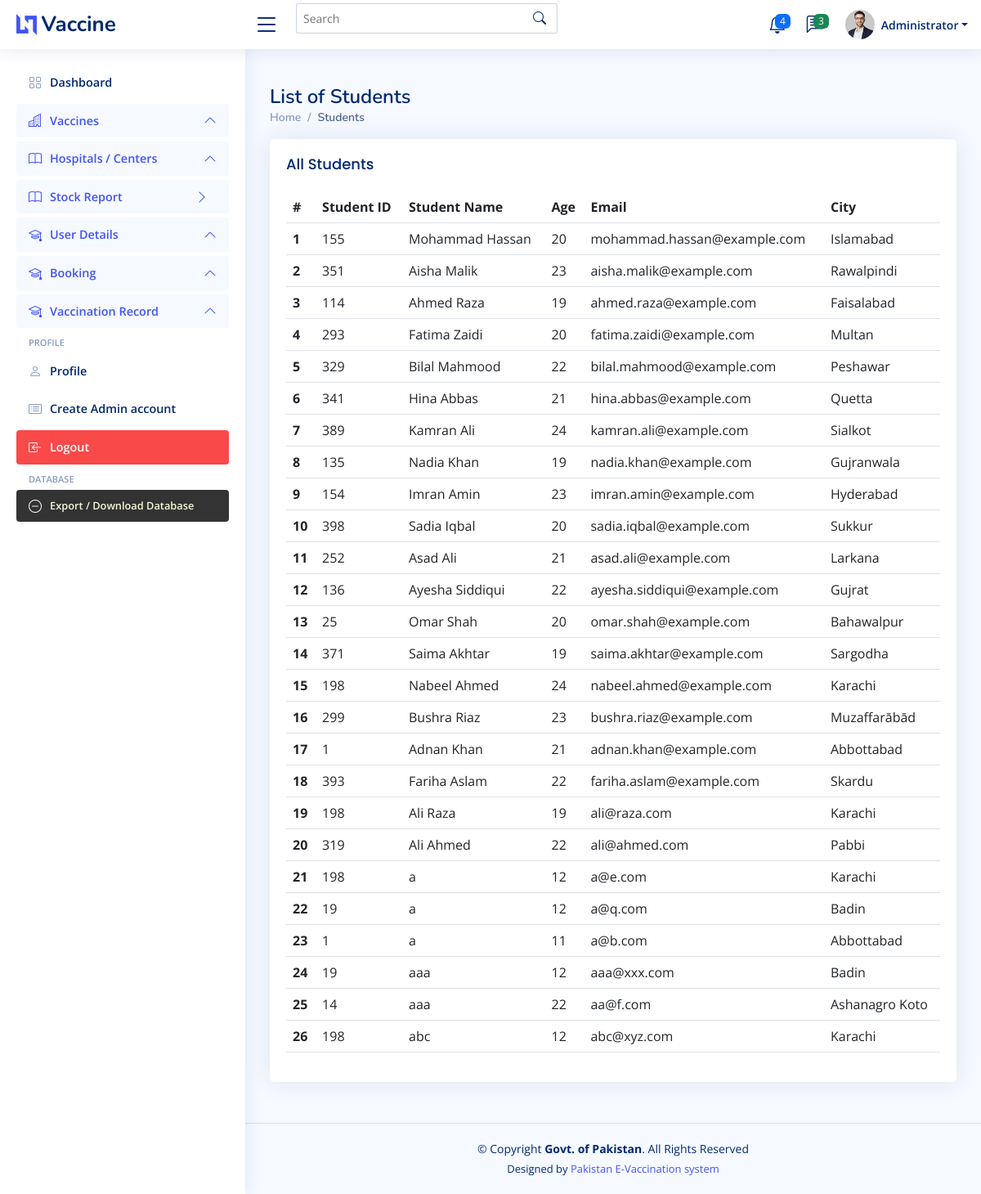
The page /admin/students.php on the database its author committed.
### tables this page shows
CREATE TABLE `users` (
  `id` int(11) NOT NULL,
  `name` varchar(50) NOT NULL,
  `age` int(11) NOT NULL,
  `email` varchar(100) NOT NULL,
  `city_id` int(11) NOT NULL,
  `type` varchar(20) NOT NULL
);

CREATE TABLE `cities` (
  `id` int(11) NOT NULL,
  `city_name` varchar(30) NOT NULL,
  `lat` decimal(10,0) NOT NULL,
  `lng` decimal(10,0) NOT NULL
);

### admin/students.php (the view)
<?php
include('admin_includes/header.inc.php');
$showstudents_sql = "SELECT * FROM `users` JOIN `cities` ON users.city_id = cities.id WHERE users.type = 'student'";
$rows = mysqli_query($conn, $showstudents_sql);
?>
<main id="main" class="main">
  <div class="pagetitle">
    <h1>List of Students</h1>
    <nav>
      <ol class="breadcrumb">
        <li class="breadcrumb-item"><a href="index.php">Home</a></li>
        <li class="breadcrumb-item active">Students</li>
      </ol>
    </nav>
  </div>
  <section class="section">
    <div class="row">
      <div class="col-lg-12">
        <div class="card">
          <div class="card-body">
            <h5 class="card-title">All Students</h5>
            <table class="table datatable">
              <thead>
                <tr>
                  <th scope="col">#</th>
                  <th scope="col">Student ID</th>
                  <th scope="col">Student Name</th>
                  <th scope="col">Age</th>
                  <th scope="col">Email</th>
                  <th scope="col">City</th>
                </tr>
              </thead>
              <tbody>
                <?php
                $srno = 1;
                foreach ($rows as $student) {
                  ?>
                  <tr>
                    <th scope="row">
                      <?php echo $srno; ?>
                    </th>
                    <td>
                      <?php echo $student['id']; ?>
                    </td>
                    <td>
                      <?php echo $student['name']; ?>
                    </td>
                    <td>
                      <?php echo $student['age']; ?>
                    </td>
                    <td>
                      <?php echo $student['email']; ?>
                    </td>
                    <td>
                      <?php echo $student['city_name']; ?>
                    </td>
                  </tr>
                  <?php
                  $srno++;
                }
                ?>
              </tbody>
            </table>
          </div>
        </div>
      </div>
    </div>
  </section>
</main>
<?php
include('admin_includes/footer.inc.php');
?>

### admin/admin_includes/connection.inc.php (shortened to what this page needs)
<?php
$hostname = "localhost";
$username = "root";
$password = "";
$database = "vacc_db";
$conn = mysqli_connect($hostname, $username, $password, $database);
if ($conn) {
    echo ("$database connected successfully");
}

### admin/admin_includes/header.inc.php (shortened to what this page needs)
<?php
require('connection.inc.php');
 ?>
<!DOCTYPE html>
<html lang="en">
<head>
  <link href="assets/vendor/bootstrap/css/bootstrap.min.css" rel="stylesheet" />
  <link href="assets/vendor/bootstrap-icons/bootstrap-icons.css" rel="stylesheet" />
  <link href="assets/vendor/boxicons/css/boxicons.min.css" rel="stylesheet" />
  <link href="assets/vendor/quill/quill.snow.css" rel="stylesheet" />
  <link href="assets/vendor/quill/quill.bubble.css" rel="stylesheet" />
  <link href="assets/vendor/remixicon/remixicon.css" rel="stylesheet" />
  <link href="assets/vendor/simple-datatables/style.css" rel="stylesheet" />
  <link href="assets/css/style.css" rel="stylesheet" />
</head>
<body>
  <header id="header" class="header fixed-top d-flex align-items-center">
    <div class="d-flex align-items-center justify-content-between">
      <a href="index.php" class="logo d-flex align-items-center">
        <img src="assets/img/logo.png" alt="" />
        <span class="d-none d-lg-block">Vaccine</span>
      </a>
      <i class="bi bi-list toggle-sidebar-btn"></i>
    </div>
    <div class="search-bar">
      <form class="search-form d-flex align-items-center" method="POST" action="#">
        <input type="text" name="query" placeholder="Search" title="Enter search keyword" />
        <button type="submit" title="Search">
          <i class="bi bi-search"></i>
        </button>
      </form>
    </div>
    <nav class="header-nav ms-auto">
      <ul class="d-flex align-items-center">
        <li class="nav-item dropdown">
          <a class="nav-link nav-icon" href="#" data-bs-toggle="dropdown">
            <span class="badge bg-primary badge-number">4</span> </a>
        </li>
        <li class="nav-item dropdown">
          <a class="nav-link nav-icon" href="#" data-bs-toggle="dropdown">
            <span class="badge bg-success badge-number">3</span> </a>
        </li>
        <li class="nav-item dropdown pe-3">
          <a class="nav-link nav-profile d-flex align-items-center pe-0" href="#" data-bs-toggle="dropdown">
            <img src="assets/img/profile-img.jpg" alt="Profile" class="rounded-circle" />
            <span class="d-none d-md-block dropdown-toggle ps-2">Administrator</span>
          </a>
        </li>
      </ul>
    </nav>
  </header>
  <aside id="sidebar" class="sidebar">
    <ul class="sidebar-nav" id="sidebar-nav">
      <li class="nav-item">
        <a class="nav-link collapsed" href="index.php">
          <i class="bi bi-grid"></i>
          <span>Dashboard</span>
        </a>
      </li>
      <li class="nav-item">
        <a class="nav-link" data-bs-target="#cities-nav" data-bs-toggle="collapse" href="#">
          <i class="bi bi-buildings"></i><span>Vaccines</span><i class="bi bi-chevron-down ms-auto"></i>
        </a>
      </li>
      <li class="nav-item">
        <a class="nav-link" data-bs-target="#teachers-nav" data-bs-toggle="collapse" href="#">
          <i class="bi bi-book"></i><span>Hospitals / Centers</span><i class="bi bi-chevron-down ms-auto"></i>
        </a>
      </li>
      <li class="nav-item">
        <a class="nav-link" href="stock_info.php">
          <i class="bi bi-book"></i><span>Stock Report</span><i class="bi bi-chevron-right ms-auto"></i>
        </a>
      </li>
      <li class="nav-item">
        <a class="nav-link" data-bs-target="#students-nav" data-bs-toggle="collapse" href="#">
          <i class="bi bi-mortarboard"></i><span>User Details</span><i class="bi bi-chevron-down ms-auto"></i>
        </a>
      </li>
      <li class="nav-item">
        <a class="nav-link" data-bs-target="#booking-nav" data-bs-toggle="collapse" href="#">
          <i class="bi bi-mortarboard"></i><span>Booking</span><i class="bi bi-chevron-down ms-auto"></i>
        </a>
      </li>
      <li class="nav-item">
        <a class="nav-link" data-bs-target="#record-nav" data-bs-toggle="collapse" href="#">
          <i class="bi bi-mortarboard"></i><span>Vaccination Record</span><i class="bi bi-chevron-down ms-auto"></i>
        </a>
      </li>
      <li class="nav-heading">Profile</li>
      <li class="nav-item">
        <a class="nav-link collapsed" href="users-profile.html">
          <i class="bi bi-person"></i>
          <span>Profile</span>
        </a>
      </li>
      <li class="nav-item">
        <a class="nav-link collapsed" href="pages-register.html">
          <i class="bi bi-card-list"></i>
          <span>Create Admin account</span>
        </a>
      </li>
      <li class="nav-item">
        <a class="nav-link collapsed text-light" style="background-color: rgba(248, 28, 28, 0.801)" href="logout.php">
          <i class="bi bi-box-arrow-in-left text-light"></i>
          <span>Logout</span>
        </a>
      </li>
      <li class="nav-heading">Database</li>
      <li class="nav-item">
        <a class="nav-link collapsed" style="background-color: #333; color: beige" href="admin_includes/exportdb.php">
          <i class="bi bi-dash-circle text-light"></i>
          <span style="font-size: 0.8rem">Export / Download Database</span>
        </a>
      </li>
    </ul>
  </aside>
</body>
</html>

### admin/admin_includes/footer.inc.php (shortened to what this page needs)
<footer id="footer" class="footer">
  <div class="copyright">
    &copy; Copyright <strong><span>Govt. of Pakistan</span></strong>. All Rights Reserved
  </div>
  <div class="credits">
    Designed by <a href="https://www.ahmeddrr.redcodeai.com/">Pakistan E-Vaccination system</a>
  </div>
</footer>
</body>
</html>

### admin/assets/css/style.css (style rules this page uses)
:root { scroll-behavior: smooth; }
body { font-family: "Open Sans", sans-serif; background: #f6f9ff; color: #444444; }
a { color: #4154f1; text-decoration: none; }
h1, h2, h3, h4, h5, h6 { font-family: "Nunito", sans-serif; }
#main { margin-top: 60px; padding: 20px 30px; transition: all 0.3s; }
.pagetitle { margin-bottom: 10px; }
.pagetitle h1 { font-size: 24px; margin-bottom: 0; font-weight: 600; color: #012970; }
.card { margin-bottom: 30px; border: none; border-radius: 5px; box-shadow: 0px 0 30px rgba(1, 41, 112, 0.1); }
.card-title { padding: 20px 0 15px 0; font-size: 18px; font-weight: 500; color: #012970; font-family: "Poppins", sans-serif; }
.card-body { padding: 0 20px 20px 20px; }
.breadcrumb { font-size: 14px; font-family: "Nunito", sans-serif; color: #899bbd; font-weight: 600; }
.breadcrumb a { color: #899bbd; transition: 0.3s; }
.breadcrumb .breadcrumb-item::before { color: #899bbd; }
.breadcrumb .active { color: #51678f; font-weight: 600; }
.logo { line-height: 1; }
@media (min-width: 1200px) { .logo { width: 280px; } }
.logo img { max-height: 26px; margin-right: 6px; }
.logo span { font-size: 26px; font-weight: 700; color: #012970; font-family: "Nunito", sans-serif; }
.header { transition: all 0.5s; z-index: 997; height: 60px; box-shadow: 0px 2px 20px rgba(1, 41, 112, 0.1); background-color: #fff; padding-left: 20px; }
.header .toggle-sidebar-btn { font-size: 32px; padding-left: 10px; cursor: pointer; color: #012970; }
.header .search-bar { min-width: 360px; padding: 0 20px; }
.header .search-form { width: 100%; }
.header .search-form input { border: 0; font-size: 14px; color: #012970; border: 1px solid rgba(1, 41, 112, 0.2); padding: 7px 38px 7px 8px; border-radius: 3px; transition: 0.3s; width: 100%; }
.header .search-form button { border: 0; padding: 0; margin-left: -30px; background: none; }
.header .search-form button i { color: #012970; }
.header-nav ul { list-style: none; }
.header-nav > ul { margin: 0; padding: 0; }
.header-nav .nav-icon { font-size: 22px; color: #012970; margin-right: 25px; position: relative; }
.header-nav .nav-profile { color: #012970; }
.header-nav .nav-profile img { max-height: 36px; }
.header-nav .nav-profile span { font-size: 14px; font-weight: 600; }
.header-nav .badge-number { position: absolute; inset: -2px -5px auto auto; font-weight: normal; font-size: 12px; padding: 3px 6px; }
.sidebar { position: fixed; top: 60px; left: 0; bottom: 0; width: 300px; z-index: 996; transition: all 0.3s; padding: 20px; overflow-y: auto; scrollbar-width: thin; scrollbar-color: #aab7cf transparent; box-shadow: 0px 0px 20px rgba(1, 41, 112, 0.1); background-color: #fff; }
@media (min-width: 1200px) { #main, #footer { margin-left: 300px; } }
.sidebar-nav { padding: 0; margin: 0; list-style: none; }
.sidebar-nav li { padding: 0; margin: 0; list-style: none; }
.sidebar-nav .nav-item { margin-bottom: 5px; }
.sidebar-nav .nav-heading { font-size: 11px; text-transform: uppercase; color: #899bbd; font-weight: 600; margin: 10px 0 5px 15px; }
.sidebar-nav .nav-link { display: flex; align-items: center; font-weight: 600; color: #4154f1; transition: 0.3; background: #f6f9ff; padding: 10px 15px; border-radius: 4px; }
.sidebar-nav .nav-link i { font-size: 16px; margin-right: 10px; color: #4154f1; }
.sidebar-nav .nav-link.collapsed { color: #012970; background: #fff; }
.sidebar-nav .nav-link.collapsed i { color: #899bbd; }
.sidebar-nav .nav-link .bi-chevron-down { margin-right: 0; transition: transform 0.2s ease-in-out; }
.sidebar-nav .nav-link:not(.collapsed) .bi-chevron-down { transform: rotate(180deg); }
.footer { padding: 20px 0; font-size: 14px; transition: all 0.3s; border-top: 1px solid #cddfff; }
.footer .copyright { text-align: center; color: #012970; }
.footer .credits { padding-top: 5px; text-align: center; font-size: 13px; color: #012970; }

### admin/admin_includes/header.inc.php (style rules this page uses)
.sidebar-nav .nav-link { font-size: 0.9rem !important; }

### rows shown on the page
users: city "155", name "Mohammad Hassan", age "20", email "mohammad.hassan@example.com", city.city_name "Islamabad"
users: city "351", name "Aisha Malik", age "23", email "aisha.malik@example.com", city.city_name "Rawalpindi"
users: city "114", name "Ahmed Raza", age "19", email "ahmed.raza@example.com", city.city_name "Faisalabad"
users: city "293", name "Fatima Zaidi", age "20", email "fatima.zaidi@example.com", city.city_name "Multan"
users: city "329", name "Bilal Mahmood", age "22", email "bilal.mahmood@example.com", city.city_name "Peshawar"
users: city "341", name "Hina Abbas", age "21", email "hina.abbas@example.com", city.city_name "Quetta"
users: city "389", name "Kamran Ali", age "24", email "kamran.ali@example.com", city.city_name "Sialkot"
users: city "135", name "Nadia Khan", age "19", email "nadia.khan@example.com", city.city_name "Gujranwala"
users: city "154", name "Imran Amin", age "23", email "imran.amin@example.com", city.city_name "Hyderabad"
users: city "398", name "Sadia Iqbal", age "20", email "sadia.iqbal@example.com", city.city_name "Sukkur"
users: city "252", name "Asad Ali", age "21", email "asad.ali@example.com", city.city_name "Larkana"
users: city "136", name "Ayesha Siddiqui", age "22", email "ayesha.siddiqui@example.com", city.city_name "Gujrat"
users: city "25", name "Omar Shah", age "20", email "omar.shah@example.com", city.city_name "Bahawalpur"
users: city "371", name "Saima Akhtar", age "19", email "saima.akhtar@example.com", city.city_name "Sargodha"
users: city "198", name "Nabeel Ahmed", age "24", email "nabeel.ahmed@example.com", city.city_name "Karachi"
users: city "299", name "Bushra Riaz", age "23", email "bushra.riaz@example.com", city.city_name "Muzaffarābād"
users: city "1", name "Adnan Khan", age "21", email "adnan.khan@example.com", city.city_name "Abbottabad"
users: city "393", name "Fariha Aslam", age "22", email "fariha.aslam@example.com", city.city_name "Skardu"
users: city "198", name "Ali Raza", age "19", email "ali@raza.com", city.city_name "Karachi"
users: city "319", name "Ali Ahmed", age "22", email "ali@ahmed.com", city.city_name "Pabbi"
users: city "198", name "a", age "12", email "a@e.com", city.city_name "Karachi"
users: city "19", name "a", age "12", email "a@q.com", city.city_name "Badin"
users: city "1", name "a", age "11", email "a@b.com", city.city_name "Abbottabad"
users: city "19", name "aaa", age "12", email "aaa@xxx.com", city.city_name "Badin"
users: city "14", name "aaa", age "22", email "aa@f.com", city.city_name "Ashanagro Koto"
users: city "198", name "abc", age "12", email "abc@xyz.com", city.city_name "Karachi"
